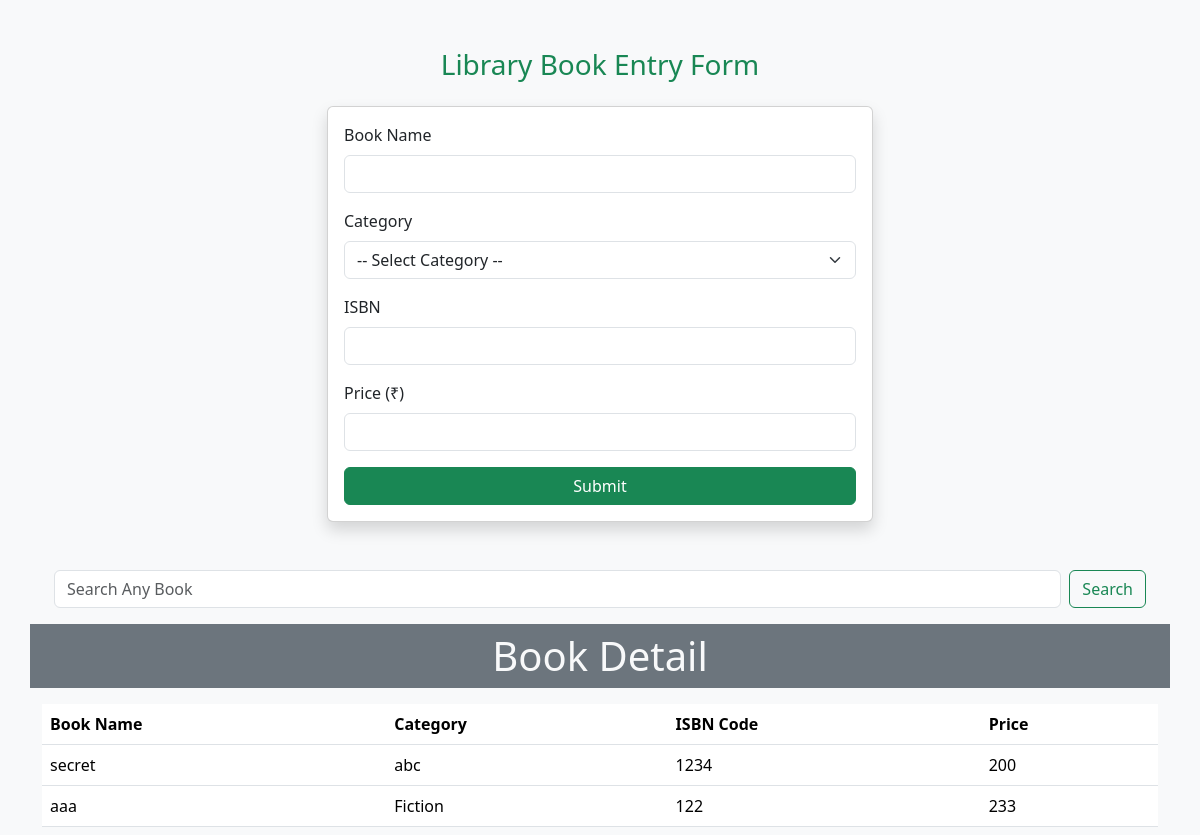
The page /books/ on the database its author committed.
### library_app/models.py (models this page shows, shortened)
class Book(models.Model):
    bookname = models.CharField(max_length=50)
    category = models.CharField(max_length=50)
    isbn = models.IntegerField()
    price = models.IntegerField()

### library_app/views.py (the view, shortened to what this page needs)
# urls.py: path('books/',views.books,name='books'),
def books(request):
    showbook = Book.objects.all()
    return render(request, 'books.html', {'showbook': showbook})

### templates/books.html (shortened to what this page needs)
<!DOCTYPE html>
<html lang="en">
<head>
  <link href="https://cdn.jsdelivr.net/npm/bootstrap@5.3.3/dist/css/bootstrap.min.css" rel="stylesheet">
</head>
<body class="bg-light">
<div class="container mt-5">
  <h3 class="text-center mb-4 text-success">Library Book Entry Form</h3>
  <div class="row justify-content-center">
    <div class="col-md-6">
      <div class="card shadow">
        <div class="card-body">
          <form method="POST" action="{% url 'books' %}">
            <div class="mb-3">
              <label for="bookname" class="form-label">Book Name</label>
              <input type="text" class="form-control" id="bookname" name="bookname" required>
            </div>
            <div class="mb-3">
              <label for="category" class="form-label">Category</label>
              <select class="form-select" id="category" name="category" required>
                <option value="">-- Select Category --</option>
              </select>
            </div>
            <div class="mb-3">
              <label for="isbn" class="form-label">ISBN</label>
              <input type="text" class="form-control" id="isbn" name="isbn" required>
            </div>
            <div class="mb-3">
              <label for="price" class="form-label">Price (₹)</label>
              <input type="number" class="form-control" id="price" name="price" min="0" step="0.01" required>
            </div>
            <div class="d-grid">
              <button type="submit" class="btn btn-success">Submit</button>
            </div>
          </form>
      </div>
    </div>
  </div>
   <div class="container">
            <div class="container mt-5">
              <form class="d-flex" method="POST" action="/searchpage/" role="search">
                <input class="form-control me-2" type="search" placeholder="Search Any Book" aria-label="Search" name="search">
                <button class="btn btn-outline-success" type="submit">Search</button>
              </form>
            </div>
            <div class="row">
              <div class="col h1 text-center py-2 mt-3 bg-secondary text-light">
                Book Detail
              </div>
            </div>
            <table class="table my-2">
                <thead>
                    <tr>
                        <th>Book Name</th>
                        <th>Category</th>
                        <th>ISBN Code</th>
                        <th>Price</th>
                    </tr>
                </thead>
              <tbody>
                {% for b in showbook %}
                    <tr>
                        <td>{{ b.bookname }}</td>
                        <td>{{ b.category }}</td>
                        <td>{{ b.isbn }}</td>
                        <td>{{ b.price }}</td>
                    </tr>
                {% endfor %}
                </tbody>
            </table>
        </div>
</body>
</html>

### rows shown on the page
Book: bookname "secret", category "abc", isbn "1234", price "200"
Book: bookname "aaa", category "Fiction", isbn "122", price "233"
